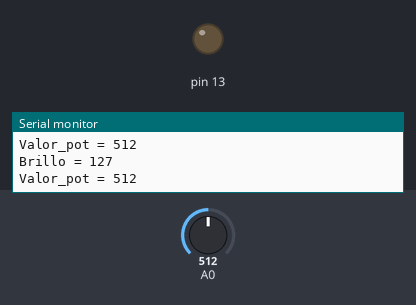
A sketch run on a simulated Arduino Uno, built with avr-gcc and run on an emulated ATmega328P. Parts: output pins drawn as LEDs (lit = HIGH), the last lines printed to the serial monitor. The inputs (shaded band) are chosen by the test bench; at power-on: A0 = 512.

Above: at 1.2 s.
1.3 s: A0 set to 524
At 2.5 s:
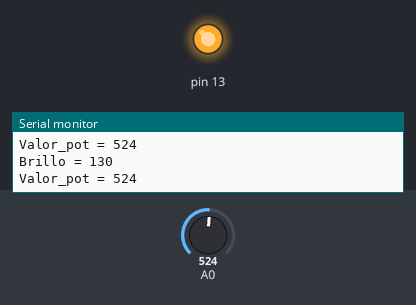
2.8 s: A0 set to 511
At 3.2 s:
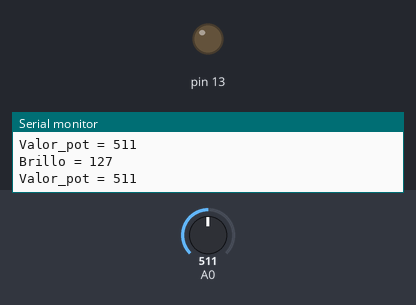
4.3 s: A0 set to 716
At 4.9 s:
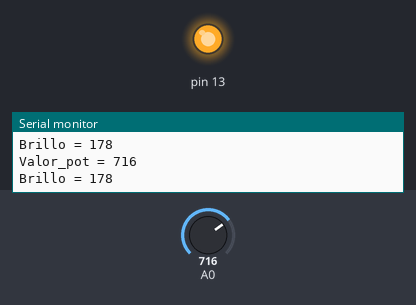
Timing chart, 0 to 7.3 s (numbered marks = the images above; inputs shaded):
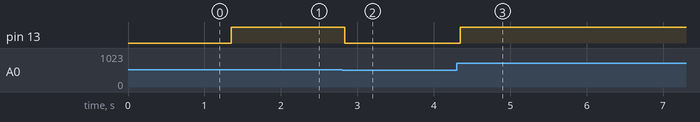

Measured:
- the behaviour switches between 513 and 514 on A0 (found by bisection; images 0 and 1)
- after the input at 1.3 s, pin 13: LOW → HIGH after 0.05 s
- after the input at 2.8 s, pin 13: HIGH → LOW at once
- after the input at 4.3 s, pin 13: LOW → HIGH after 0.05 s

The sketch:

L_2.3.ino
```cpp
// PROGRAMA: CONTROL DE LA INTENSIDAD DE UN LED
// TIMIBOT

int valor_pot = 0;
int brillo = 0;

void setup() {

  Serial.begin(9600);
  pinMode(13,OUTPUT);
}

void loop() {

  valor_pot = analogRead(A0);
  Serial.print("Valor_pot = ");
  Serial.println(valor_pot);
  brillo = map(valor_pot,0,1023,0,255);
  Serial.print("Brillo = ");
  Serial.println(brillo);

  analogWrite(13,brillo); // analogWrite(nombre o numero de pin "," valor PWM de 0 a 255)
}
```
